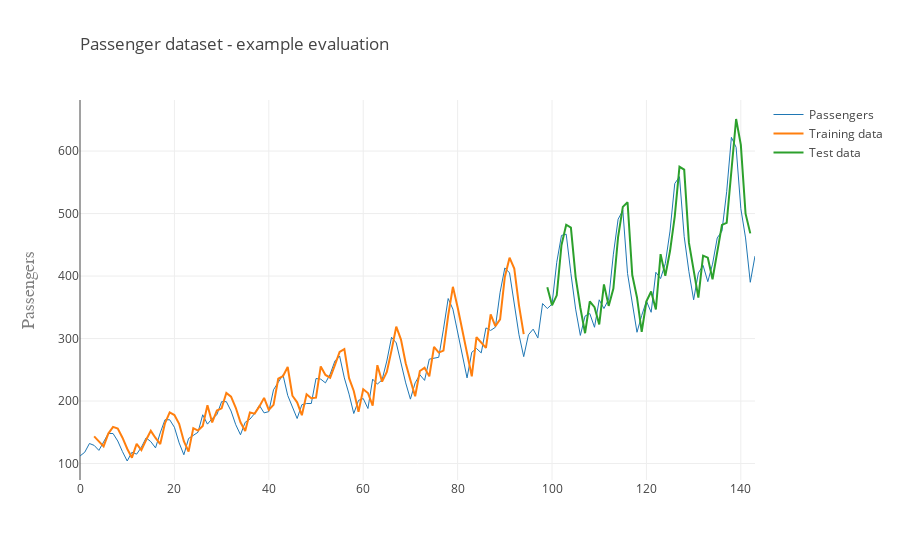

The code cell stored with this chart in its notebook:
### Code cell
# plt.plot(dataset)
# plt.plot(trainPredictPlot)
# plt.plot(testPredictPlot)
# plt.show()
import pandas as pd
import plotly
plotly.offline.init_notebook_mode(connected=True)
from plotly.offline import plot, iplot
import plotly.graph_objs as go

# plot with plotly

df_dataset = pd.DataFrame(dataset)
x=df_dataset.index.values
y=df_dataset[0].values

# Create a trace
trace = go.Scatter(
    x = x,
    y = y,
    name = 'Passengers',
    line = dict(
        width = 1
        )
)

# train data
df_trainPredictPlot = pd.DataFrame(trainPredictPlot)
x=df_trainPredictPlot.index.values
y=df_trainPredictPlot[0].values

# Create a trace
trace2 = go.Scatter(
    x = x,
    y = y,
    name = 'Training data'
)


# test data
df_testPredictPlot = pd.DataFrame(testPredictPlot)
x=df_testPredictPlot.index.values
y=df_testPredictPlot[0].values

# Create a trace
trace3 = go.Scatter(
    x = x,
    y = y,
    name = 'Test data'
)



layout = go.Layout(
            title=go.layout.Title(
                text='Passenger dataset - example evaluation',
                xref='paper',
                x=0
            ),
            yaxis=go.layout.YAxis(
                title=go.layout.yaxis.Title(
                    text='Passengers',
                    font=dict(
                        family='Futura',
                        size=18,
                        color='#7f7f7f'
                    )
                )
            ),
            showlegend=True
        )
data = [trace, trace2, trace3]
# data = [trace]

fig = go.Figure(data=data, layout=layout)


iplot(fig)

### Figure 1 — Plotly figure (JSON) as saved in the notebook; plotly's stock layout.template omitted (floating-point values rounded to 4 significant figures; data arrays with more than 128 entries replaced by an {"elided": "..."} marker saying what was removed)
{"data": [{"line": {"width": 1}, "name": "Passengers", "type": "scatter", "uid": "31f8675e-de62-4135-9774-d622b6f3c009", "x": {"elided": "144 int values"}, "y": {"elided": "144 int values"}}, {"name": "Training data", "type": "scatter", "uid": "92e983d6-f569-49af-9ac6-da13ba2c619b", "x": {"elided": "144 int values"}, "y": {"elided": "144 float values"}}, {"name": "Test data", "type": "scatter", "uid": "ef3e4243-598a-4715-a490-49d58720c3cb", "x": {"elided": "144 int values"}, "y": {"elided": "144 float values"}}], "layout": {"autosize": true, "showlegend": true, "title": {"text": "Passenger dataset - example evaluation", "x": 0, "xref": "paper"}, "xaxis": {"autorange": true, "range": [0, 143], "type": "linear"}, "yaxis": {"autorange": true, "range": [73.59, 681.7], "title": {"font": {"color": "#7f7f7f", "family": "Futura", "size": 18}, "text": "Passengers"}, "type": "linear"}}}
